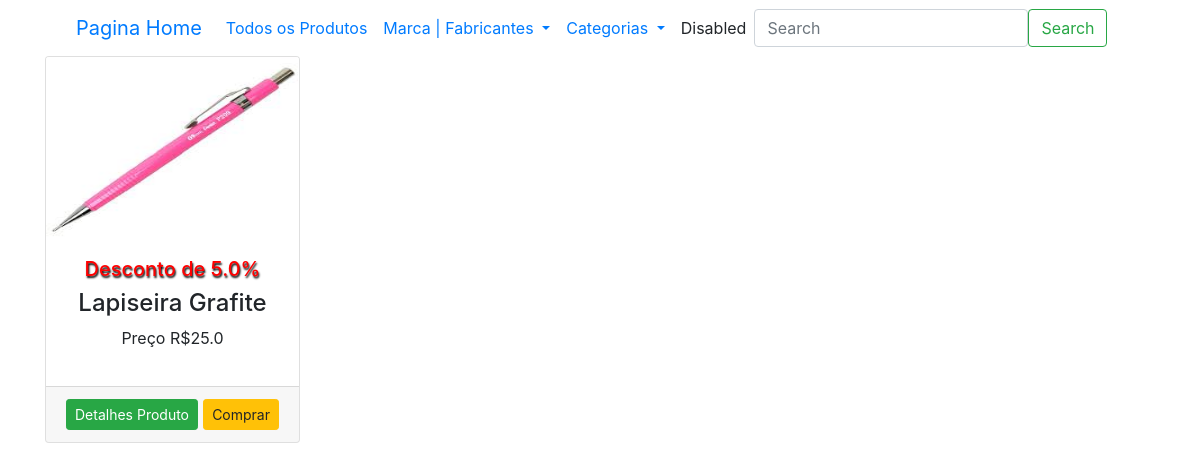
The page /categoria/7 on the database as committed earlier.
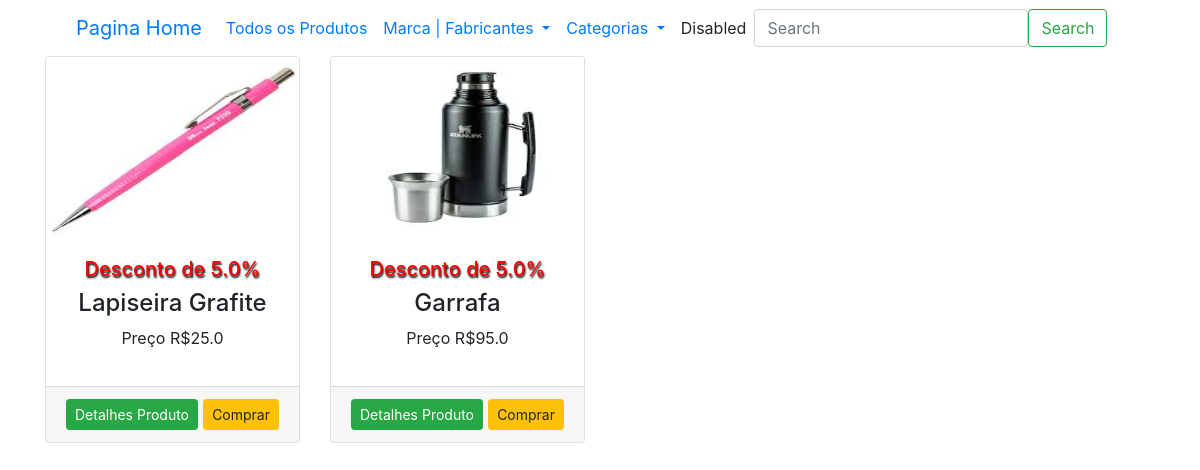
The same page on the database as committed later.
### loja/produtos/models.py (models this page shows, shortened)
class Addproduto(db.Model):
    id = db.Column(db.Integer, primary_key=True)
    name = db.Column(db.String(100), nullable=False,unique=True)
    price = db.Column(db.Float, nullable=False)
    discount = db.Column(db.Float, default=0)
    stock = db.Column(db.Integer, nullable=False)
    description = db.Column(db.String(255), nullable=False)
    color = db.Column(db.String(100), nullable=False)
    pub_date = db.Column(db.DateTime, nullable=False, default=datetime.now())
    marca_id = db.Column(db.Integer, db.ForeignKey('marca.id'), nullable=True)
    marca = db.relationship('Marca', backref=db.backref('marca', lazy=True))
    categoria_id = db.Column(db.Integer, db.ForeignKey('categoria.id'), nullable=False)
    categoria = db.relationship('Categoria', backref=db.backref('produtos', lazy=True)) #observar se é o mesmo nome da tabela
    create_date = db.Column(db.DateTime, nullable=False, default=datetime.now())
    image_1 = db.Column(db.String(150), nullable=False, default='default.jpg')
    image_2 = db.Column(db.String(150), nullable=False, default='default.jpg')
    image_3 = db.Column(db.String(150), nullable=False, default='default.jpg')

### loja/produtos/rotas.py (the view)
@app.route('/categoria/<int:id>')
def get_categoria(id):
    pagina = request.args.get('page', 1, type=int)
    get_cat = Categoria.query.filter_by(id=id).first_or_404()
    get_cat_prod = Addproduto.query.filter_by(categoria=get_cat).paginate(page=pagina, per_page=4)
    marcas = Marca.query.join(Addproduto, (Marca.id == Addproduto.marca_id)).all()
    categorias = Categoria.query.join(Addproduto, (Categoria.id == Addproduto.categoria_id)).all()
    return render_template('produtos/index.html', get_cat_prod=get_cat_prod, marcas=marcas, categorias=categorias, get_cat=get_cat)

### loja/templates/produtos/index.html (shortened to what this page needs)
{% extends 'layouts.html' %}
{% block content %}
<div class="container">
<nav class="navbar navbar-expand-lg bg-body-tertiary">
    <div class="container-fluid">
      <a class="navbar-brand" href="/">Pagina Home</a>
      <div class="collapse navbar-collapse" id="navbarSupportedContent">
        <ul class="navbar-nav me-auto mb-2 mb-lg-0">
          <li class="nav-item">
            <a class="nav-link" href="/">Todos os Produtos</a>
          </li>
          <li class="nav-item dropdown">
            <a class="nav-link dropdown-toggle" href="#" role="button" data-bs-toggle="dropdown" aria-expanded="false">
              Marca | Fabricantes
            </a>
          </li>
          <li class="nav-item dropdown">
            <a class="nav-link dropdown-toggle" href="#" role="button" data-bs-toggle="dropdown" aria-expanded="false">
              Categorias
            </a>
          </li>
          <li class="nav-item">
            <a class="nav-link disabled" aria-disabled="true">Disabled</a>
          </li>
        </ul>
        <form class="d-flex" role="search">
          <input class="form-control me-2" type="search" placeholder="Search" aria-label="Search">
          <button class="btn btn-outline-success" type="submit">Search</button>
        </form>
      </div>
    </div>
  </nav>
</div>
<div class="container">
    <div class="row">
        {% if marca %}
        {% for m in marca.items %}
            <div class="col-md-3">
                <div class="card">
                    <img src="{{url_for('static', filename='images/' + m.image_1)}}" alt="{{ m.name }}" class="card-img-top" height="180">
                    <div class="card-body">
                        {% if m.discount > 0 %}
                        <h5 style="text-shadow: 1px 2px 2px #000; color: red;" class="text-center">Desconto de {{ m.discount }}%</h5>
                        {% endif %}
                        <h4 class="text-center">{{ m.name }}</h4>
                        <p class="text-center">Preço R${{ m.price }}</p>
                    </div>
                    <div class="card-footer">
                        <a href="#" class="float-left btn btn-sm btn-success">Detalhes Produto</a>
                        <a href="#" class="float-right btn btn-sm btn-warning">Comprar</a>
                    </div>
                </div>
            </div>
        {% endfor %}
    </div>
    <div class="row">
      <div class="col text-center">
        {% if marca.has_prev %}
        {% if marca.total > 4 %}
        <a href="{{url_for('get_marca',id=get_m.id,page=get_m_prod.prev_num)}}" class="btn btn-success btn-sm mt-3">Anterior</a>
        {% endif %}
        {% for page_num in marca.iter_pages(left_edge=1, right_edge=2,left_current=1,right_current=2) %}
          {% if page_num %}
            {% if marca.pagina == page_num %}
              <a href="{{url_for('get_marca',id=get_m.id,page=page_num)}}" class="btn btn-success btn-sm mt-3">{{page_num}}</a>
            {% else %}
              <a href="{{url_for('get_marca',id=get_m.id,page=page_num)}}" class="btn btn-outline-success btn-sm mt-3">{{page_num}}</a>
          {% endif %}
          {% else %}
          ...
          {% endif %}
        {% endfor %}
        {% endif %}
        {% if marca.has_prev %}
          <a href="{{url_for('get_marca', id=get_m.id,page=get_m_prod.next_num)}}" class="btn btn-success btn-sm mt-3">Proximo</a>
        {% endif %}
      </div>
    </div>
    <div class="row">
        {% elif get_cat_prod %}
        {% for get_cat in get_cat_prod.items %}
            <div class="col-md-3">
                <div class="card">
                    <img src="{{url_for('static', filename='images/' + get_cat.image_1)}}" alt="{{ get_cat.name }}" class="card-img-top" height="180">
                    <div class="card-body">
                        {% if get_cat.discount > 0 %}
                        <h5 style="text-shadow: 1px 2px 2px #000; color: red;" class="text-center">Desconto de {{ get_cat.discount }}%</h5>
                        {% endif %}
                        <h4 class="text-center">{{ get_cat.name }}</h4>
                        <p class="text-center">Preço R${{ get_cat.price }}</p>
                    </div>
                    <div class="card-footer">
                        <a href="#" class="float-left btn btn-sm btn-success">Detalhes Produto</a>
                        <a href="#" class="float-right btn btn-sm btn-warning">Comprar</a>
                    </div>
                </div>
            </div>
        {% endfor %}
        </div>
        <div class="row">
          <div class="col text-center">
          </div>
        </div>
    {% endif %}
</div>
{% endblock %}

### loja/templates/layouts.html (shortened to what this page needs)
<!doctype html>
<html lang="en">
  <head>
    <link rel="stylesheet" href="{{url_for('static', filename='css/bootstrap.min.css')}}" >
  </head>
  <body>
{% block content %}
{% endblock content%}
  </body>
</html>

Rows that differ between the two databases and show on the page:
added Addproduto: image_1 (picture), discount "5.0", name "Garrafa", price "95.0"
